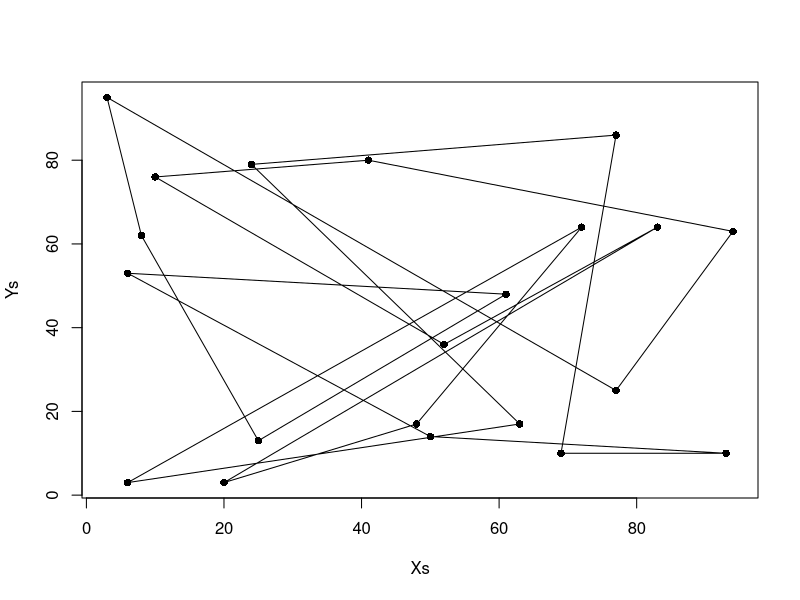
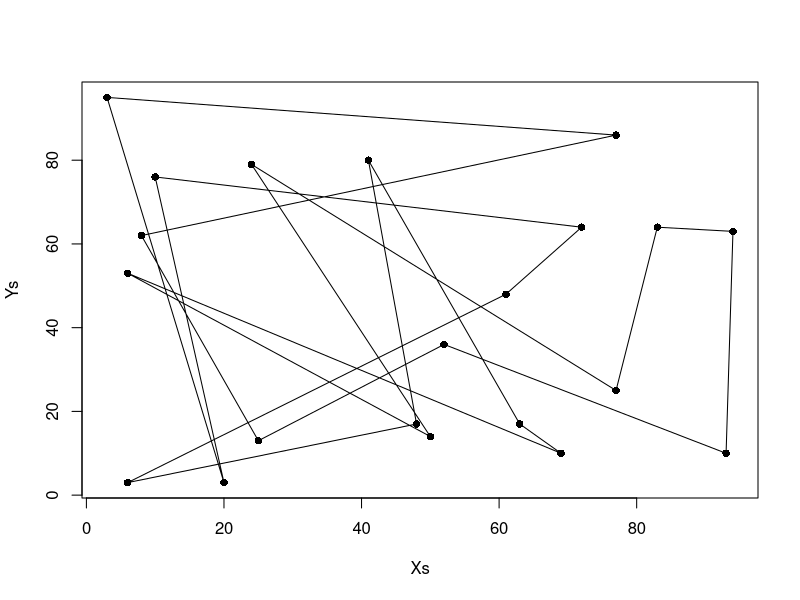

Generate these figures, in order, with R:

tabuTSP<-function(size = 10, iters = 100, objFunc = NULL, config = NULL,
                  neigh = size^2, listSize = 9, nRestarts = 10, repeatAll = 1,
                  verbose = FALSE,dist=NULL)
{
  if (size < 2) { 
    stop("error: config too short!")
  }
  if(is.null(dist)){
    stop("error: must provide a distance matrix")
  }
  if (iters < 2) { 
    stop("error: not enough iterations!")
  }
  if (listSize >= size) { 
    stop("error: listSize too big!")
  }
  if (neigh > size^2) { 
    stop("error: too many neighbours!")
  }
  if (is.null(objFunc)) { 
    stop("A evaluation function must be provided. See the objFunc parameter.")
  }
  if (is.null(config)) {
    config<-getGreedy(size,dist)
  }
  else if (size != length(config)) {
    stop("Length of the starting configuration != size")
  }
  if (repeatAll < 1) {
    stop("error: repeatAll must be > 0")
  }
  iter <- 1 
  configKeep <- matrix(0, repeatAll * iters * (nRestarts + 3), size) 
  eUtilityKeep <- vector(, repeatAll * iters * (nRestarts + 3)) 
  for (j in 1:repeatAll) { 
    if (j > 1) { 
      config<-rbind(getRandom(size))
    }
    tabuList <- matrix(0, 1, size^2) 
    listOrder <- matrix(0, 1, listSize^2)
    eUtility <- objFunc(config,dist) 
    aspiration <- eUtility 
    
    
    preliminarySearch <- function() {
      configKeep[iter, ] <- config 
      eUtilityKeep[iter] <- eUtility 
      iter <- iter + 1 
      for (i in 2:iters) { 
        neighboursEUtility <- matrix(0, 1, size^2) 
        configTemp <- t(matrix(config, size, neigh)) 
        Neighbours <- c(1:(size^2))
        #print(configTemp)
        if(size>=60){
          configTemp<-findConfP(config)
        }else{
          configTemp<-findConf(config)
        }
        #print(configTemp)
        neighboursEUtility[Neighbours] <- apply(configTemp, 1,objFunc,d=dist)
        
        maxNontaboo <- max(neighboursEUtility[tabuList == 0]) 
        if(length(neighboursEUtility[tabuList==1])==0){ 
          maxTaboo<-(-2147483647)
        }else{
          maxTaboo <- max(neighboursEUtility[tabuList == 1]) 
        }
        move <- ifelse(maxTaboo > maxNontaboo & maxTaboo > aspiration, 
                       
                       ifelse(length(which(neighboursEUtility == maxTaboo)) == 1, 
                              which(neighboursEUtility == maxTaboo), 
                              sample(which(neighboursEUtility == maxTaboo), 1)),
                       
                       ifelse(length(which(neighboursEUtility == maxNontaboo & tabuList == 0)) == 1,
                              which(neighboursEUtility == maxNontaboo & tabuList==0), 
                              sample(which(neighboursEUtility == maxNontaboo & tabuList==0), 1)) 
                       
        ) 
        
        
        if (eUtility >= neighboursEUtility[move]) { 
          tabuList[move] <- 1 
          if (sum(tabuList) > listSize^2) { 
            tabuList[listOrder[1]] <- 0 
            listOrder[1:listSize] <- c(listOrder[2:listSize], 0) 
          }
          listOrder[min(which(listOrder == 0))] <- move
        }
        else if (neighboursEUtility[move] > aspiration)
          aspiration <- neighboursEUtility[move]
        eUtility <- neighboursEUtility[move] 
        
        config<-configTemp[move,]
        configKeep[iter, ] <- config 
        eUtilityKeep[iter] <- eUtility 
        iter <- iter + 1 
      }
      result = list(aspiration = aspiration, configKeep = configKeep, eUtilityKeep = eUtilityKeep, iter = iter)
      return(result)
    }
    
    
    if (verbose) 
      cat("Preliminary search stage...\n")
    
    result <- preliminarySearch() 
    aspiration <- result$aspiration 
    configKeep <- result$configKeep 
    eUtilityKeep <- result$eUtilityKeep 
    iter <- result$iter 
    temp_asp <- -2147483647
    restarts <- 0 
    
    
    while (temp_asp < aspiration & restarts < nRestarts) { 
      if (verbose)
        cat("Intensification stage...\n")
      eUtility <- max(eUtilityKeep[which(eUtilityKeep!=0)]) 
      temp_asp <- aspiration 
      config <- configKeep[max(which(eUtilityKeep == eUtility)), ] 
      result <- preliminarySearch() 
      aspiration <- result$aspiration 
      configKeep <- result$configKeep
      eUtilityKeep <- result$eUtilityKeep
      iter <- result$iter
      restarts <- restarts + 1 
    }
    if (verbose)
      cat("Diversification stage...\n")
    
    
    config<-rbind(getRandom(size))
    
    eUtility <- objFunc(config,dist) 
    
    frequent <- apply(configKeep, 2, function(x) sum(diff(x) != 0)) 
    
    tempTabuList <- as.numeric(rank(frequent, ties.method = "random") > (size - listSize)) 
    
    tabuList<-tl(tempTabuList) 
    
    listOrder <- sample(which(tabuList==1), listSize^2) 
    
    result <- preliminarySearch() 
    iter <- result$iter
    configKeep <- result$configKeep
    eUtilityKeep <- result$eUtilityKeep
    
  }
  
  endResult <- list(type = "binary configuration", configKeep = configKeep[1:(iter - 1), ], eUtilityKeep = eUtilityKeep[1:(iter - 1)], iters = iters, neigh = neigh, listSize = listSize, repeatAll = repeatAll)
  class(endResult) = "tabu"
  return(endResult)
  
}


evaluate<-function(v,d){
  pathLength<-0
  for(i in 1:length(v)){
    pathLength<-pathLength+(d[i,which(v==i)]) 
  }
  return(-1*pathLength)
}

findConf<-function(v){ #non-parallel neighbour finding
  m<-matrix(v,1,length(v))
  
  for(i in 1:length(v)){
    for(j in 1:length(v)){
      m<-rbind(m,swap(v,i,j))
    }
  }
  return(m[2:nrow(m),])
}
findConfP<-function(v){ #parallel neighbour finding
  if(!"foreach" %in% rownames(installed.packages())){
    install.packages("foreach")
  }
  if("doParallel" %in% rownames(installed.packages())){
    install.packages("doParallel")
  }
  nc<-detectCores()-1
  cl<-makeCluster(nc)
  library(doParallel)
  library(foreach)
  m<-matrix(v,1,length(v))
  avec<-c(1:length(v))
  bvec<-c(1:length(v))
  mt<-
    foreach(b=bvec, .combine='rbind')%:%
    foreach(a=avec, .combine='rbind', .export='Pswap') %dopar%{
      Pswap(m,a,b)
    }
  stopCluster(cl)
  return(mt)
}


swap<-function(v,X1,X2){ 
  originalV<-v
  if(X1==X2){
    return(v)
  }
  X1p<-v[X1] 
  if(X1p==X2){ 
    return(v)
  }
  pX1<-which(v==X1) 
  pX2<-which(v==X2) 
  v[pX1]<-X1p 
  v[X1]<-X2 
  v[pX2]<-X1 
  bool<-T 
  for(i in 1:length(v)){
    if(v[i]==i){
      bool<-F
    }
  }
  
  if(bool==F){ 
    return(originalV)
  }
  return(v)
}

tl<-function(b){ 
  v<-numeric(length(b)^2)
  track<-1
  for(i in 1:length(b)){
    if(b[i]==1){
      v[track:(track+length(b)-1)]<-1
      track<-(track+length(b))
    }else{
      track<-(track+length(b))
    }
  }
  return(v)
}

generate<-function(size){
  v<-numeric(size) 
  t<-c(1:size) 
  for(i in 1:size){
    exc<-c(i,v,which(v==i)) 
    
    temp<-t[-exc] 
    
    if(i==size && (temp==size || length(temp)==0)){ 
      v<-generate(size) 
    }else{
      if(length(temp)==1){
        v[i]<-temp
      }else{
        v[i]<-sample(t[-exc],1) 
      }
    }
    
  }
  return(v)
}

getRandom<-function(size){
  loop<-T
  v<-numeric(size)
  while(loop){
    v<-generate(size)
    if(valid(v)==T){
      return(v)
    }
  }
}

valid<-function(b){ 
  if(length(b)<1){
    return(F)
  }else if(length(b)==1){
    return(T)
  }else{
    track<-1
    max<-length(b)
    bool<-T 
    visited<-numeric(length(b))
    current<-1
    for(i in 1:max){
      visited[i]<-b[current] 
      current<-b[current]
      
    }
    
  }
  
  return(!any(duplicated(visited)))
}
getPath<-function(size,resM){
  visited<-numeric(size)
  current<-1
  for(i in 1:size){
    visited[i]<-resM[current] 
    current<-resM[current]
  }
  cycle<-c(1,visited)
  return(rbind(cycle))
}

getGreedy<-function(size,d){
  diag(d)<-diag(d)+.Machine$integer.max
  v<-numeric(size)
  track<-1
  exc<-numeric(size)
  exc[1]<-1
  for(i in 1:size){
    exc<-c(track,exc)
    if(i==size){
      v[track]<-1
    }else{
      if(length(d[track,-exc])==1){ #it was being forced to a vector when there was length 1 and it was causing issues with "names()"
        #cat("track: ",track,"\n")
        #cat("d[track,-exc]",d[track,-exc],"\n")
        #cat("exc: ",exc,"\n")
        #cat("length: ",length(d[track,-exc])==1,"\n")
        #cat("which: ",which(d[track,]==d[track,-exc]),"\n")
        #v[track]<-which(d[track,]==d[track,-exc])
        vect2<-which(d[track,]==d[track,-exc]) #PROBLEM this can produce more than 1 number when there is 2 numbers exactly the same in the same row
        pos<-setdiff(vect2,exc) #This takes the differene between the 2 vectors i.e removes the excluded towns from vect2 (if an excluded town has exactly the same distance it can be included)
        v[track]<-pos
      }else{
        v[track]<-as.integer(names(which.min(d[track,-exc])))
      }
      track<-v[track]
      #cat("V:",v,"\n")
    }
  }
  return(v)
}


summ<-function (object, verbose = FALSE, ...)
{
  tabuObject <- object
  nVars <- rowSums(tabuObject$configKeep)
  nSelect <- colSums(tabuObject$configKeep)
  uniqueConfig <- dim(unique(tabuObject$configKeep))[1]
  output <- paste("Tabu Settings", "\n", "  Type                                       = ",
                  tabuObject$type, "\n", "  No of algorithm repeats                    = ",
                  tabuObject$repeatAll, "\n", "  No of iterations at each prelim search     = ",
                  tabuObject$iters, "\n", "  Total no of iterations                     = ",
                  length(nVars), "\n", "  No of unique best configurations           = ",
                  uniqueConfig, "\n", "  Tabu list size                             = ",
                  tabuObject$listSize, "\n", "  Configuration length                       = ",
                  length(nSelect), "\n", "  No of neighbours visited at each iteration = ",
                  tabuObject$neigh, "\n", sep = "")
  maxObjFunction <- max(tabuObject$eUtilityKeep)
  optimumNVars <- nVars[which(tabuObject$eUtilityKeep == max(tabuObject$eUtilityKeep))]
  optimumIteration <- which(tabuObject$eUtilityKeep == max(tabuObject$eUtilityKeep))
  if(length(optimumIteration)==1){
    optimumConfig <- matrix(tabuObject$configKeep[optimumIteration, ],1,length(nSelect))
  }else{
    optimumConfig<-tabuObject$configKeep[optimumIteration, ]
  }
  optionPart <- paste("Results:", "\n", "  Shortest path found              = ",
                      -1*maxObjFunction, "\n", "  Occurs # of times                = ",
                      length(optimumNVars), "\n", "  Optimum number of variables      = ",
                      unique(optimumNVars), "\n", sep = "")
  cat(output)
  cat(optionPart)
  if (verbose) {
    cat(paste("Optimum configuration found:", "\n"))
    print(unique(optimumConfig))
    cat(paste("Optimum path found:","\n"))
    print(getPath(length(nSelect),tabuObject$configKeep[which.max(tabuObject$eUtilityKeep),]))
  }
}


Xs<-sample(1:100,21,replace=T) 
Ys<-sample(1:100,21,replace=T) 
Ps<-cbind(Xs,Ys) 
d<-as.matrix(dist(Ps))

m<-as.matrix(eurodist)
rownames(m)<-c(1:21)
colnames(m)<-c(1:21)

time<-proc.time()
res<-tabuTSP(size=21,iters=10,objFunc=evaluate,listSize=15,nRestarts=10,repeatAll=1,d=m)
summ(res, verbose=T) #Worked for 125 towns, took approx 90 minutes
proc.time()-time

plot(Ps,col="black",pch=16)
adjXs<-c(Xs,Xs[1])
adjYs<-c(Ys,Ys[1])
lines(adjXs,adjYs)
resM<-res$configKeep[which.max(res$eUtilityKeep),]

newPs<-function(Ps,resM){
  visited<-numeric(length(Ps[,1]))
  current<-1
  for(i in 1:length(Ps[,1])){
    visited[i]<-resM[current]
    current<-resM[current]
  }
  cycle<-c(1,visited)
  Xs<-Ps[cycle,1]
  Ys<-Ps[cycle,2]
  plot(Ps,col="black",pch=16)
  lines(Xs,Ys)
}
newPs(Ps,resM)

d
m